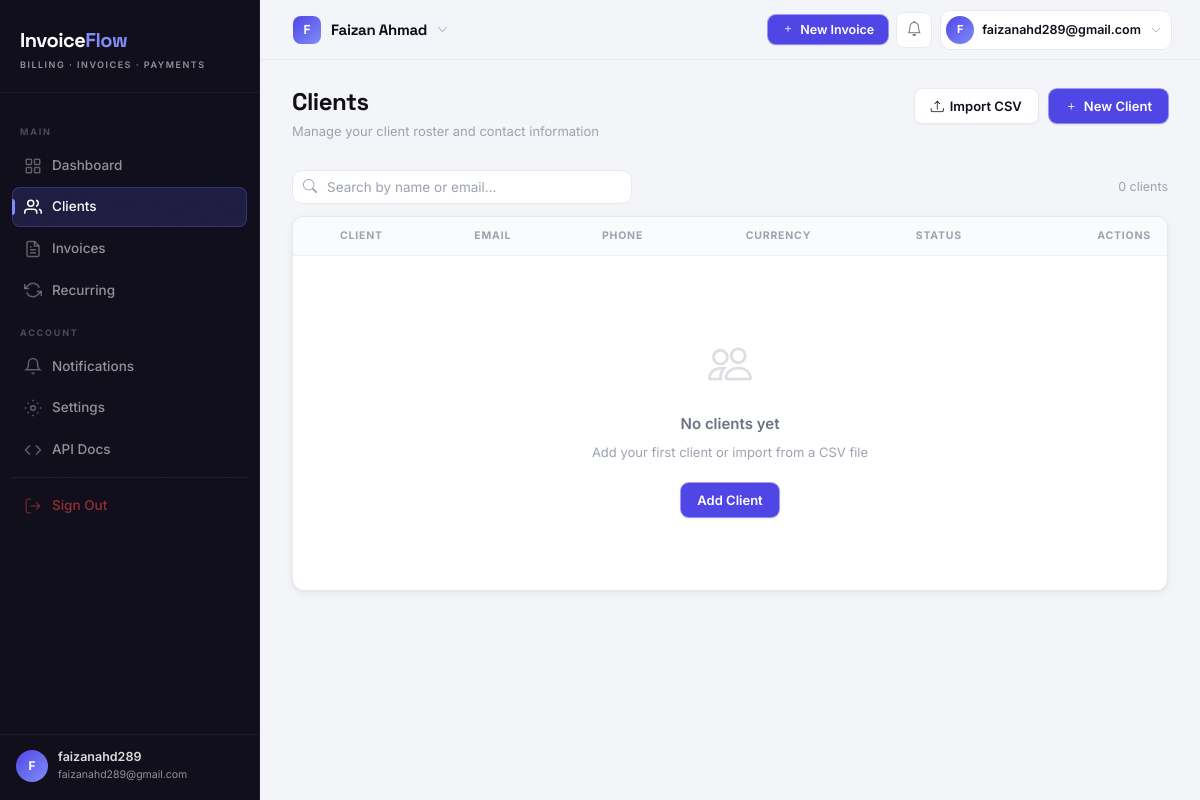
The app's page /clients/ (signed in), older data.
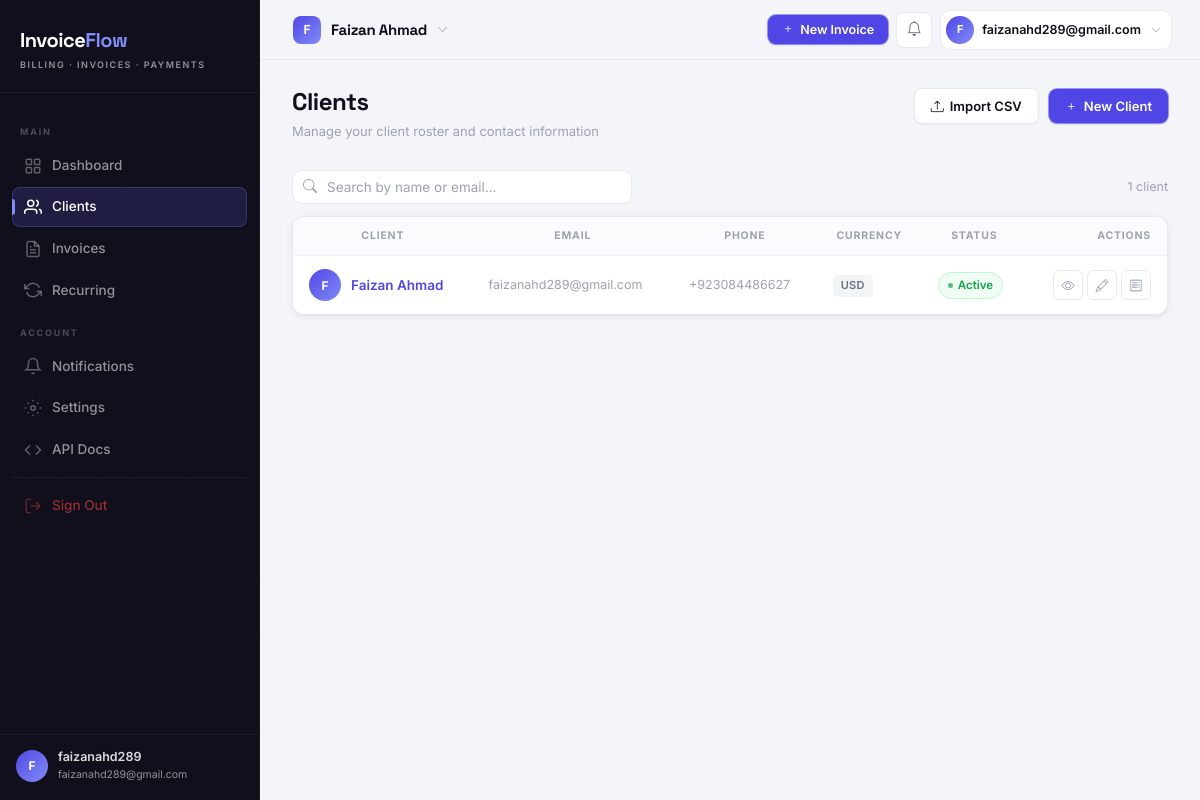
The same page, newer data.
### clients/models.py (models this page shows, shortened)
class Client(models.Model):
    id = models.UUIDField(primary_key=True, default=uuid.uuid4, editable=False)
    organization = models.ForeignKey(
        Organization,
        on_delete=models.CASCADE,
        related_name='clients',
    )
    name = models.CharField(max_length=200)
    email = models.EmailField()
    phone = models.CharField(max_length=20, blank=True)
    billing_address = models.TextField(blank=True)
    currency = models.CharField(max_length=3, default='USD')
    tax_id = models.CharField(max_length=50, blank=True, verbose_name='VAT / Tax ID')
    notes = models.TextField(blank=True, help_text='Internal notes — not shown on invoices')
    is_active = models.BooleanField(default=True)
    created_at = models.DateTimeField(auto_now_add=True)
    updated_at = models.DateTimeField(auto_now=True)
    class Meta:
        verbose_name = 'Client'
        ordering = ['name']

### clients/views.py (the view)
# urls.py: path('', views.client_list, name='list'),
@login_required
def client_list(request):
    org = get_org(request)
    qs = Client.objects.filter(organization=org)
    q = request.GET.get('q', '')
    if q:
        qs = qs.filter(Q(name__icontains=q) | Q(email__icontains=q))
    active_filter = request.GET.get('active', '')
    if active_filter == '1':
        qs = qs.filter(is_active=True)
    elif active_filter == '0':
        qs = qs.filter(is_active=False)
    return render(request, 'clients/list.html', {'clients': qs, 'q': q, 'org': org})

### clients/views.py (called while the page is built)
def get_org(request):
    m = request.user.memberships.select_related('organization').first()
    return m.organization if m else None

### templates/clients/list.html (shortened to what this page needs)
{% extends 'base.html' %}
{% block content %}
<div class="page-header">
  <div class="page-header-left">
    <h1 class="page-title">Clients</h1>
    <p class="page-subtitle">Manage your client roster and contact information</p>
  </div>
  <div class="page-header-actions">
    <a href="{% url 'clients:import_csv' %}" class="btn btn-secondary"><i class="bi bi-upload"></i> Import CSV</a>
    <a href="{% url 'clients:create' %}" class="btn btn-primary"><i class="bi bi-plus"></i> New Client</a>
  </div>
</div>
<div style="display:flex;align-items:center;justify-content:space-between;gap:12px;margin-bottom:8px;">
  <form method="get" style="flex:1;max-width:340px;">
    <div class="search-wrap" style="margin-bottom:0">
      <input type="text" name="q" value="{{ q }}" class="search-input" placeholder="Search by name or email…">
    </div>
  </form>
  <div style="font-size:12.5px;color:var(--text-muted);">{{ clients|length }} client{{ clients|length|pluralize }}</div>
</div>
<div class="data-table-wrap" style="margin-top:12px;">
  <table class="data-table">
    <thead><tr>
      <th>Client</th>
      <th>Email</th>
      <th>Phone</th>
      <th>Currency</th>
      <th>Status</th>
      <th class="col-actions">Actions</th>
    </tr></thead>
    <tbody>
      {% for client in clients %}
      <tr>
        <td>
          <div style="display:flex;align-items:center;gap:10px;">
            <div style="width:32px;height:32px;border-radius:50%;background:linear-gradient(135deg,var(--brand-600),var(--brand-400));display:flex;align-items:center;justify-content:center;font-size:12px;font-weight:700;color:#fff;flex-shrink:0;">{{ client.name|first|upper }}</div>
            <a href="{% url 'clients:detail' client.pk %}" class="col-primary" style="font-weight:600;">{{ client.name }}</a>
          </div>
        </td>
        <td class="col-muted">{{ client.email }}</td>
        <td class="col-muted">{{ client.phone|default:"—" }}</td>
        <td><span class="tag tag-grey">{{ client.currency }}</span></td>
        <td>
          {% if client.is_active %}
          <span class="status-badge status-paid">Active</span>
          {% else %}
          <span class="status-badge status-cancelled">Inactive</span>
          {% endif %}
        </td>
        <td class="col-actions">
          <div class="row-actions">
            <a href="{% url 'clients:detail' client.pk %}" class="btn-row" title="View"><i class="bi bi-eye"></i></a>
            <a href="{% url 'clients:update' client.pk %}" class="btn-row" title="Edit"><i class="bi bi-pencil"></i></a>
            <a href="{% url 'invoices:create' %}?client={{ client.pk }}" class="btn-row" title="New Invoice"><i class="bi bi-receipt"></i></a>
          </div>
        </td>
      </tr>
      {% empty %}
      <tr><td colspan="6">
        <div class="empty-state">
          <i class="bi bi-people empty-state-icon"></i>
          <h3>No clients yet</h3>
          <p>Add your first client or import from a CSV file</p>
          <a href="{% url 'clients:create' %}" class="btn btn-primary">Add Client</a>
        </div>
      </td></tr>
      {% endfor %}
    </tbody>
  </table>
</div>
{% endblock %}

Row changes from the older to the newer data that the page shows:
added Client: name|first "F", name "Faizan Ahmad", email "faizanahd289@gmail.com", phone "+923084486627", currency "USD", is_active "Active"
Text that changed along with them:
{{ clients|length }}: "0" → "1"
text no longer shown: "No clients yet Add your first client or import from a CSV file Add Client"
